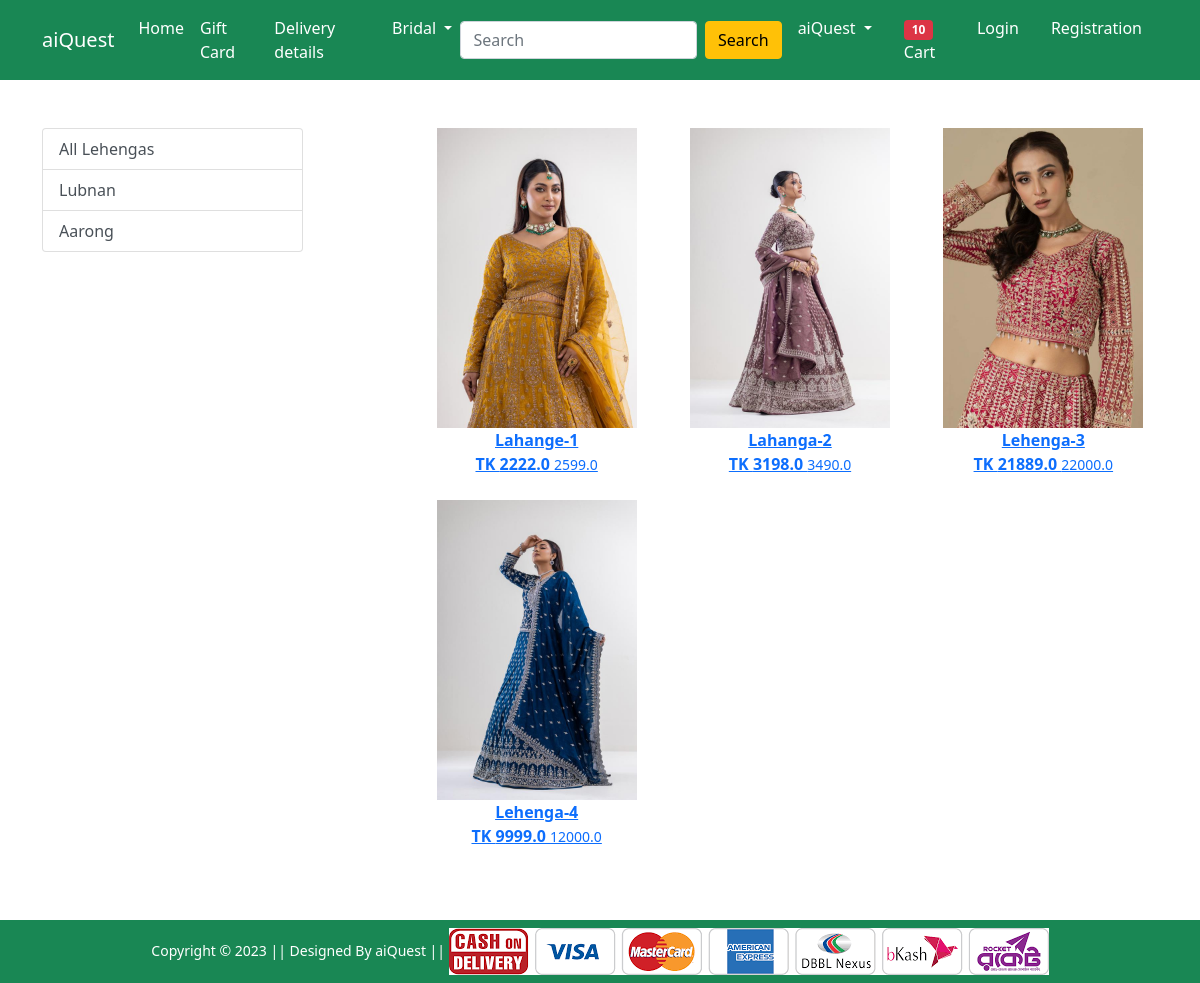
The app's page /lehenga/ with its own data.
### Shop/models.py (models this page shows, shortened)
class Product(models.Model):
    title = models.CharField(max_length=100)
    selling_price = models.FloatField()
    discounted_price = models.FloatField()
    description = models.TextField()
    brand = models.CharField(max_length=100)
    category = models.CharField(choices=CATAGORY_CHOICES, max_length=2)
    product_image = models.ImageField(upload_to='productimg')

### Shop/views.py (the view)
# urls.py: path('lehenga/', views.lehenga, name='lehenga'),
def lehenga(request, data=None):
 if data== None:
   lehengas = Product.objects.filter(category='L')
 elif data == 'Lubnan' or data== 'Aarong':
  lehengas = Product.objects.filter(category='L').filter(brand=data)
 return render(request, 'Shop/lehenga.html', {'lehengas': lehengas})

### Shop/templates/Shop/lehenga.html (shortened to what this page needs)
{% extends 'Shop/base.html' %}
{% load static %}
{% block main-content %}
<div class="container my-5">
    <div class="row">
        <div class="col-sm-3">
            <div class="list-group">
                <a href="{% url 'lehenga' %}" class="list-group-item list-group-item-action">All Lehengas</a>
                <a href="{% url 'lehenga-data' 'Lubnan' %}" class="list-group-item list-group-item-action">Lubnan</a>
                <a href="{% url 'lehenga-data' 'Aarong' %}" class="list-group-item list-group-item-action">Aarong</a>
            </div>
        </div>
        <div class="col-sm-8 offset-sm-1">
            <div class='row'>
               {% for p in lehengas%}
               <div class='col-sm-4 text-center mb-4'>
                  <a href="{% url 'product-detail' p.id %}" class='btm'>
                      <div class='item'>
                        <img src="{{p.product_image.url}}" alt="" height='300'>
                        <div class='fw-bold'>
                            {{ p.title }}
                        </div>
                        <div class='fw-bold'>
                            TK {{p.discounted_price}}
                            <small class='fw-light text-decoration-linethrough'>
                                {{p.selling_price}}
                            </small>
                        </div>
                      </div>
                  </a>
               </div>
               {% endfor %}
            </div>
        </div>
    </div>
</div>
{% endblock main-content %}

### Shop/templates/Shop/base.html (shortened to what this page needs)
<!doctype html>
{% load static %}
<html lang="en">
<head>
    <link href="https://cdn.jsdelivr.net/npm/bootstrap@5.0.0-beta1/dist/css/bootstrap.min.css" rel="stylesheet"
>
    <link rel="stylesheet" href="{% static 'Shop/css/owl.carousel.min.css' %}">
    <link rel="stylesheet" href="{% static 'Shop/css/all.min.css' %}">
    <link rel="stylesheet" href="{% static 'Shop/css/style.css' %}">
</head>
<body>
    <nav class="navbar navbar-expand-lg navbar-dark bg-success">
        <div class="container">
            <a class="navbar-brand" href="/">aiQuest</a>
            <div class="collapse navbar-collapse" id="navbarSupportedContent">
                <ul class="navbar-nav me-auto mb-2 mb-lg-0">
                    <li class="nav-item">
                        <a class="nav-link active" aria-current="page" href="/">Home</a>
                    </li>
                    <li class="nav-item">
                        <a class="nav-link active" aria-current="page" href="#">Gift Card</a>
                    </li>
                    <li class="nav-item">
                        <a class="nav-link active" aria-current="page" href="#">Delivery details</a>
                    </li>
                    <li class="nav-item dropdown">
                        <a class="nav-link dropdown-toggle text-white" href="#" id="electronicsDropdown" role="button"
                            data-bs-toggle="dropdown" aria-expanded="false">
                            Bridal
                        </a>
                    </li>
                </ul>
                <form class="d-flex">
                    <input class="form-control me-2" type="search" placeholder="Search" aria-label="Search">
                    <button class="btn btn-warning" type="submit">Search</button>
                </form>
                <div>
                    <ul class="navbar-nav me-auto mb-2 mb-lg-0">
                        <li class="nav-item dropdown mx-2">
                            <a class="nav-link dropdown-toggle text-white" href="#" id="profileDropdown" role="button"
                                data-bs-toggle="dropdown" aria-expanded="false">
                                aiQuest
                            </a>
                        </li>
                        <li class="nav-item mx-2">
                            <a href="{% url 'add-to-cart' %}" class="nav-link text-white"><span
                                    class="badge bg-danger">10</span> Cart </a>
                        </li>
                        <li class="nav-item mx-2">
                            <a href="{% url 'login' %}" class="nav-link text-white">Login</a>
                        </li>
                        <li class="nav-item mx-2">
                            <a href="{% url 'customerregistration' %}" class="nav-link text-white">Registration</a>
                        </li>
                    </ul>
                </div>
            </div>
        </div>
    </nav>
    {% block main-content %} {% endblock main-content %}
    <footer class="container-fluid bg-success text-center p-2 mt-5">
        <small class="text-white">Copyright &copy; 2023 || Designed By aiQuest || </small>
        <img src="{% static 'Shop/images/paymentlogo.png' %}" alt="" srcset="" class="img-fluid" height="2px">
    </footer>
</body>
</html>

### records on screen
Product: product_image (picture), title "Lahange-1", discounted_price "2222.0", selling_price "2599.0"
Product: product_image (picture), title "Lahanga-2", discounted_price "3198.0", selling_price "3490.0"
Product: product_image (picture), title "Lehenga-3", discounted_price "21889.0", selling_price "22000.0"
Product: product_image (picture), title "Lehenga-4", discounted_price "9999.0", selling_price "12000.0"
